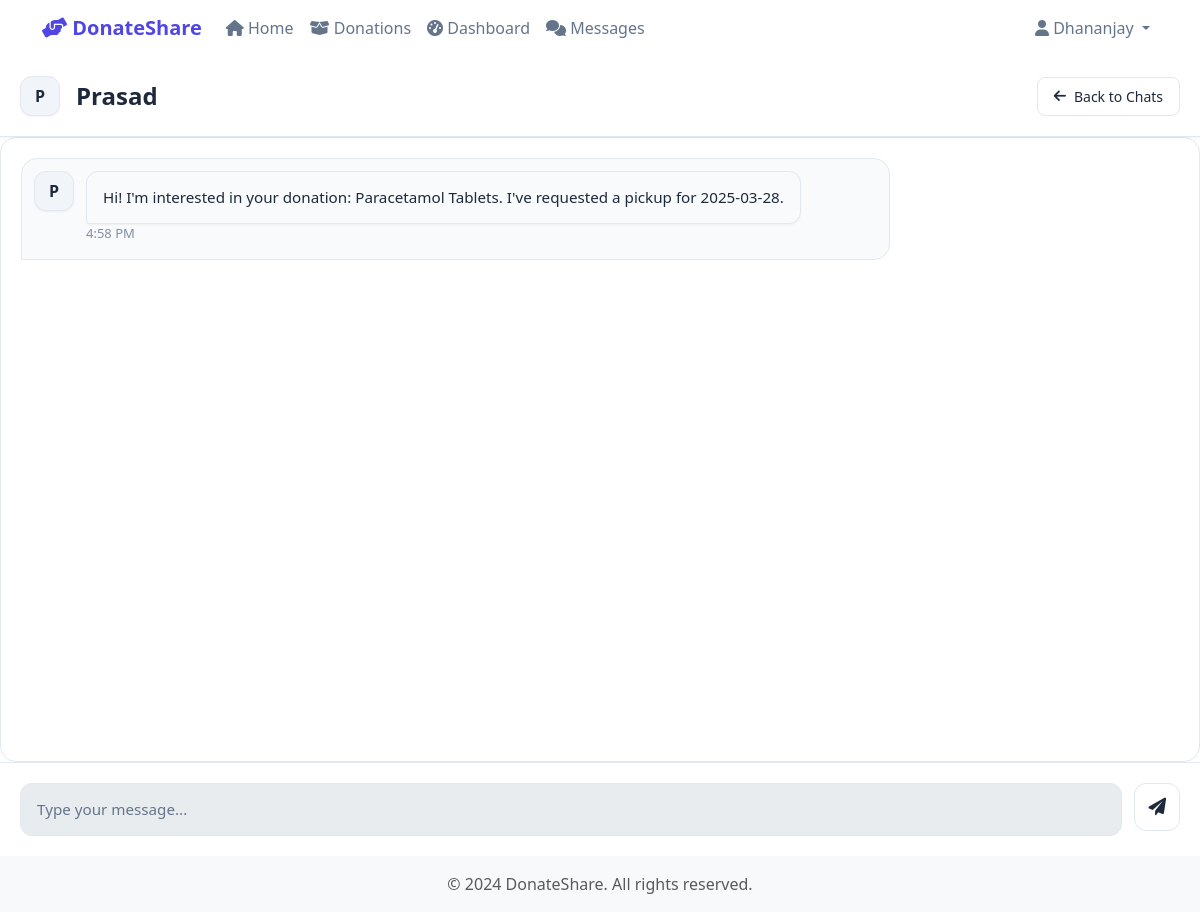
The app's page /messages/2/ (signed in) with its own data.
### chat/models.py (models this page shows, shortened)
class DirectMessage(models.Model):
    sender = models.ForeignKey(User, on_delete=models.CASCADE, related_name='sent_messages')
    recipient = models.ForeignKey(User, on_delete=models.CASCADE, related_name='received_messages')
    content = models.TextField()
    timestamp = models.DateTimeField(auto_now_add=True)
    is_read = models.BooleanField(default=False)
    class Meta:
        ordering = ['timestamp']

### chat/views/chat_views.py (the view)
# urls.py: path('messages/<int:user_id>/', views.chat_detail, name='chat_detail'),
@login_required
def chat_detail(request, user_id):
    other_user = get_object_or_404(User, id=user_id)
    if other_user == request.user:
        messages.error(request, "You cannot chat with yourself.")
        return redirect('chat:chat_list')
    DirectMessage.objects.filter(
        sender=other_user,
        recipient=request.user,
        is_read=False
    ).update(is_read=True)
    conversation = DirectMessage.objects.filter(
        Q(sender=request.user, recipient=other_user) |
        Q(sender=other_user, recipient=request.user)
    ).order_by('timestamp')
    return render(request, 'chat/chat_detail.html', {
        'other_user': other_user,
        'messages': conversation,
        'user_profile': request.user.userprofile
    })

### templates/chat/chat_detail.html (shortened to what this page needs)
{% extends 'base.html' %}
{% block content %}
<div class="chat-container">
    <div class="chat-header">
        <div class="d-flex justify-content-between align-items-center">
            <div class="d-flex align-items-center gap-3">
                <div class="avatar">
                    {{ other_user.username|make_list|first|upper }}
                </div>
                <div>
                    <h4 class="mb-0 fw-bold">{{ other_user.username }}</h4>
                </div>
            </div>
            <a href="{% url 'chat:chat_list' %}" class="back-button">
                <i class="fas fa-arrow-left"></i>
                Back to Chats
            </a>
        </div>
    </div>
    <div class="chat-messages" id="chat-messages">
        {% for message in messages %}
        <div class="chat-message {% if message.sender == user %}sent{% else %}received{% endif %}">
            <div class="avatar">
                {{ message.sender.username|make_list|first|upper }}
            </div>
            <div class="message-content">
                <div class="message-bubble">
                    {{ message.content }}
                </div>
                <div class="message-meta">
                    <span>{{ message.timestamp|date:"g:i A" }}</span>
                </div>
            </div>
        </div>
        {% endfor %}
    </div>
    <div class="chat-input-container">
        <form id="chat-form" class="chat-form">
            <input type="text" id="chat-input" class="form-control chat-input"
                   placeholder="Type your message..." autocomplete="off">
            <button type="submit" class="btn btn-primary send-button">
                <i class="fas fa-paper-plane"></i>
            </button>
        </form>
    </div>
</div>
{% endblock %}

### templates/base.html (shortened to what this page needs)
{% load static %}
<!DOCTYPE html>
<html lang="en">
<head>
    <link href="https://cdn.jsdelivr.net/npm/bootstrap@5.3.0/dist/css/bootstrap.min.css" rel="stylesheet">
    <link href="https://cdnjs.cloudflare.com/ajax/libs/font-awesome/6.0.0/css/all.min.css" rel="stylesheet">
    <link href="{% static 'css/style.css' %}" rel="stylesheet">
</head>
<body>
    <nav class="navbar navbar-expand-lg navbar-light bg-light shadow-sm">
        <div class="container">
            <a class="navbar-brand" href="{% url 'home' %}">
                <i class="fas fa-hands-helping"></i> DonateShare
            </a>
            <div class="collapse navbar-collapse" id="navbarNav">
                <ul class="navbar-nav me-auto">
                    <li class="nav-item">
                        <a class="nav-link {% if request.resolver_match.url_name == 'home' %}active{% endif %}"
                           href="{% url 'home' %}">
                            <i class="fas fa-home"></i> Home
                        </a>
                    </li>
                    <li class="nav-item">
                        <a class="nav-link {% if request.resolver_match.url_name == 'donation_list' %}active{% endif %}"
                           href="{% url 'chat:donation_list' %}">
                            <i class="fas fa-box-open"></i> Donations
                        </a>
                    </li>
                    {% if user.is_authenticated %}
                    <li class="nav-item">
                        <a class="nav-link {% if request.resolver_match.url_name == 'dashboard' %}active{% endif %}"
                           href="{% url 'chat:dashboard' %}">
                            <i class="fas fa-tachometer-alt"></i> Dashboard
                        </a>
                    </li>
                    <li class="nav-item">
                        <a class="nav-link {% if request.resolver_match.url_name == 'chat_list' %}active{% endif %}"
                           href="{% url 'chat:chat_list' %}">
                            <i class="fas fa-comments"></i> Messages
                        </a>
                    </li>
                    {% endif %}
                </ul>
                <ul class="navbar-nav">
                    {% if user.is_authenticated %}
                    <li class="nav-item dropdown">
                        <a class="nav-link dropdown-toggle" href="#" id="userDropdown" role="button"
                           data-bs-toggle="dropdown">
                            <i class="fas fa-user"></i> {{ user.username }}
                        </a>
                    </li>
                    {% endif %}
                </ul>
            </div>
        </div>
    </nav>
    {% block content %}{% endblock %}
    <footer class="footer mt-auto py-3 bg-light">
        <div class="container text-center">
            <span class="text-muted">© 2024 DonateShare. All rights reserved.</span>
        </div>
    </footer>
</body>
</html>

### static/css/style.css (style rules this page uses)
:root { --primary-color: #4f46e5; --primary-dark: #4338ca; --primary-light: #818cf8; --secondary-color: #10b981; --secondary-dark: #059669; --secondary-light: #34d399; --background-light: #f8fafc; --background-dark: #1e293b; --text-primary: #1e293b; --text-secondary: #64748b; --text-light: #f8fafc; --border-color: #e2e8f0; --shadow-sm: 0 1px 2px rgba(0, 0, 0, 0.05); --shadow-md: 0 4px 6px -1px rgba(0, 0, 0, 0.1); --shadow-lg: 0 10px 15px -3px rgba(0, 0, 0, 0.1); }
body { color: var(--text-primary); background-color: var(--background-light); }
.navbar { background-color: white !important; box-shadow: var(--shadow-sm); }
.navbar-brand { color: var(--primary-color) !important; font-weight: 600; }
.nav-link { color: var(--text-secondary) !important; transition: color 0.2s ease; }
.btn-primary { background-color: var(--primary-color); border-color: var(--primary-color); }
.chat-messages { height: 400px; overflow-y: auto; padding: 1rem; background-color: var(--background-light); border-radius: 1rem; border: 1px solid var(--border-color); }
.chat-message { margin-bottom: 1rem; max-width: 75%; }
.chat-message.received { margin-right: auto; background-color: var(--background-light); padding: 0.75rem; border-radius: 1rem 1rem 1rem 0; border: 1px solid var(--border-color); }

### templates/chat/chat_detail.html (style rules this page uses)
:root { --primary-gradient: linear-gradient(135deg, #ffffff, #f8fafc); --message-sent: linear-gradient(135deg, #4b5563, #374151); --message-received: #f8fafc; --text-primary: #1e293b; --text-secondary: #64748b; --border-color: #e2e8f0; --hover-color: rgba(75, 85, 99, 0.1); }
body { background: #ffffff; color: var(--text-primary); }
.chat-container { height: 100vh; display: flex; flex-direction: column; background: #ffffff; position: relative; }
.chat-header { background: #ffffff; color: var(--text-primary); padding: 1.25rem; position: relative; z-index: 1; box-shadow: 0 1px 2px rgba(0, 0, 0, 0.05); border-bottom: 1px solid var(--border-color); }
.chat-messages { flex: 1; overflow-y: auto; padding: 1.25rem; background-color: #ffffff; }
.chat-message { display: flex; margin-bottom: 1.25rem; gap: 0.75rem; }
.avatar { width: 40px; height: 40px; border-radius: 12px; background: #f1f5f9; color: var(--text-primary); display: flex; align-items: center; justify-content: center; font-weight: 600; flex-shrink: 0; font-size: 1rem; box-shadow: 0 1px 2px rgba(0, 0, 0, 0.05); border: 1px solid var(--border-color); }
.message-bubble { padding: 0.875rem 1rem; border-radius: 12px; position: relative; line-height: 1.5; font-size: 0.95rem; }
.chat-message.received .message-bubble { background: var(--message-received); color: var(--text-primary); border-bottom-left-radius: 4px; box-shadow: 0 1px 2px rgba(0, 0, 0, 0.05); border: 1px solid var(--border-color); }
.chat-input-container { background: #ffffff; padding: 1.25rem; position: relative; border-top: 1px solid var(--border-color); }
.chat-form { display: flex; gap: 0.75rem; }
.chat-input { border-radius: 12px; padding: 0.875rem 1rem; border: 1px solid var(--border-color); font-size: 0.95rem; background: #ffffff; color: var(--text-primary); transition: all 0.2s ease; }
.chat-input::placeholder { color: var(--text-secondary); }
.send-button { border-radius: 12px; width: 48px; height: 48px; padding: 0; display: flex; align-items: center; justify-content: center; background: #ffffff; border: 1px solid var(--border-color); color: var(--text-primary); transition: all 0.2s ease; }
.send-button i { font-size: 1.1rem; color: var(--text-primary); }
.back-button { background: #ffffff; border: 1px solid var(--border-color); color: var(--text-primary); padding: 0.5rem 1rem; border-radius: 8px; font-size: 0.875rem; text-decoration: none; display: inline-flex; align-items: center; gap: 0.5rem; transition: all 0.2s ease; }
.message-meta { display: flex; align-items: center; gap: 0.5rem; margin-bottom: 0.25rem; font-size: 0.8125rem; opacity: 0.8; }
.chat-message.received .message-meta { color: var(--text-secondary); }

### records on screen
DirectMessage: sender.username|make_list "P", content "Hi! I'm interested in your donation: Paracetamol Tablets. I've requested a pickup for 2025-03-28.", timestamp "4:58 PM"

### other values on screen
{{ user.username }} "Dhananjay"
{{ other_user.username|make_list|first|upper }} "P"
{{ other_user.username }} "Prasad"
